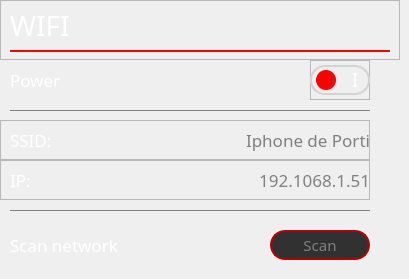
    <widget class="QWidget" name="page_wifi">
     <widget class="QFrame" name="p_wifi_title">
      <property name="geometry">
       <rect>
        <x>0</x>
        <y>0</y>
        <width>400</width>
        <height>60</height>
       </rect>
      </property>
      <property name="frameShape">
       <enum>QFrame::StyledPanel</enum>
      </property>
      <property name="frameShadow">
       <enum>QFrame::Raised</enum>
      </property>
      <widget class="QLabel" name="label_11">
       <property name="geometry">
        <rect>
         <x>10</x>
         <y>10</y>
         <width>380</width>
         <height>30</height>
        </rect>
       </property>
       <property name="font">
        <font>
         <family>Bahnschrift SemiLight</family>
         <pointsize>21</pointsize>
        </font>
       </property>
       <property name="styleSheet">
        <string notr="true">color:white;</string>
       </property>
       <property name="text">
        <string>WIFI</string>
       </property>
      </widget>
      <widget class="Line" name="line_2">
       <property name="geometry">
        <rect>
         <x>10</x>
         <y>50</y>
         <width>380</width>
         <height>2</height>
        </rect>
       </property>
       <property name="styleSheet">
        <string notr="true">background:red;
border:none;</string>
       </property>
       <property name="frameShadow">
        <enum>QFrame::Plain</enum>
       </property>
       <property name="orientation">
        <enum>Qt::Horizontal</enum>
       </property>
      </widget>
     </widget>
     <widget class="QFrame" name="p_wifi_power">
      <property name="geometry">
       <rect>
        <x>0</x>
        <y>60</y>
        <width>370</width>
        <height>40</height>
       </rect>
      </property>
      <property name="frameShape">
       <enum>QFrame::NoFrame</enum>
      </property>
      <property name="frameShadow">
       <enum>QFrame::Raised</enum>
      </property>
      <widget class="QLabel" name="label_2">
       <property name="geometry">
        <rect>
         <x>10</x>
         <y>5</y>
         <width>240</width>
         <height>30</height>
        </rect>
       </property>
       <property name="maximumSize">
        <size>
         <width>250</width>
         <height>16777215</height>
        </size>
       </property>
       <property name="font">
        <font>
         <family>Bahnschrift SemiLight</family>
         <pointsize>13</pointsize>
        </font>
       </property>
       <property name="styleSheet">
        <string notr="true">color:white;</string>
       </property>
       <property name="text">
        <string>Power</string>
       </property>
      </widget>
      <widget class="QFrame" name="frame_cb">
       <property name="geometry">
        <rect>
         <x>310</x>
         <y>0</y>
         <width>60</width>
         <height>40</height>
        </rect>
       </property>
       <property name="frameShape">
        <enum>QFrame::StyledPanel</enum>
       </property>
       <property name="frameShadow">
        <enum>QFrame::Raised</enum>
       </property>
       <widget class="QFrame" name="a_border_4">
        <property name="geometry">
         <rect>
          <x>0</x>
          <y>5</y>
          <width>60</width>
          <height>30</height>
         </rect>
        </property>
        <property name="styleSheet">
         <string notr="true">QFrame{
	border-radius:15px;
	border:2px solid gray; 
	border-color: rgb(211, 211, 211);
}
QLabel{
	border:none; 
	color:white;
	margin-bottom:1px;
}</string>
        </property>
        <property name="frameShape">
         <enum>QFrame::StyledPanel</enum>
        </property>
        <property name="frameShadow">
         <enum>QFrame::Raised</enum>
        </property>
        <widget class="QLabel" name="label_5">
         <property name="geometry">
          <rect>
           <x>0</x>
           <y>0</y>
           <width>30</width>
           <height>30</height>
          </rect>
         </property>
         <property name="font">
          <font>
           <family>Bahnschrift SemiBold</family>
           <pointsize>14</pointsize>
          </font>
         </property>
         <property name="text">
          <string>O</string>
         </property>
         <property name="alignment">
          <set>Qt::AlignCenter</set>
         </property>
        </widget>
        <widget class="QLabel" name="label_6">
         <property name="geometry">
          <rect>
           <x>30</x>
           <y>0</y>
           <width>30</width>
           <height>30</height>
          </rect>
         </property>
         <property name="font">
          <font>
           <family>Bahnschrift SemiBold</family>
           <pointsize>14</pointsize>
          </font>
         </property>
         <property name="text">
          <string>I</string>
         </property>
         <property name="alignment">
          <set>Qt::AlignCenter</set>
         </property>
        </widget>
       </widget>
       <widget class="QCheckBox" name="bearing_wifiPowerCheckbox">
        <property name="geometry">
         <rect>
          <x>0</x>
          <y>0</y>
          <width>120</width>
          <height>40</height>
         </rect>
        </property>
        <property name="styleSheet">
         <string notr="true">QCheckBox{
	background:none;
}
QCheckBox::indicator{
	height:20px;
	width:20px;
	border-radius:10px;

}
QCheckBox::indicator:unchecked{
	margin-left:6px;
	background-color: rgb(255, 0, 0);

}
QCheckBox::indicator:checked{
	margin-left:30px;
	background:rgb(54, 0, 0);

	
}</string>
        </property>
        <property name="text">
         <string/>
        </property>
       </widget>
      </widget>
     </widget>
     <widget class="QFrame" name="p_wifi_ip">
      <property name="geometry">
       <rect>
        <x>0</x>
        <y>160</y>
        <width>370</width>
        <height>40</height>
       </rect>
      </property>
      <property name="frameShape">
       <enum>QFrame::StyledPanel</enum>
      </property>
      <property name="frameShadow">
       <enum>QFrame::Raised</enum>
      </property>
      <widget class="QLabel" name="label_14">
       <property name="geometry">
        <rect>
         <x>10</x>
         <y>0</y>
         <width>190</width>
         <height>40</height>
        </rect>
       </property>
       <property name="font">
        <font>
         <family>Bahnschrift SemiLight</family>
         <pointsize>13</pointsize>
        </font>
       </property>
       <property name="styleSheet">
        <string notr="true">QLabel{
	color:white;
}</string>
       </property>
       <property name="text">
        <string>IP:</string>
       </property>
      </widget>
      <widget class="QLabel" name="bearing_wifiIpText">
       <property name="geometry">
        <rect>
         <x>190</x>
         <y>0</y>
         <width>180</width>
         <height>40</height>
        </rect>
       </property>
       <property name="font">
        <font>
         <family>Bahnschrift SemiLight</family>
         <pointsize>13</pointsize>
        </font>
       </property>
       <property name="styleSheet">
        <string notr="true">QLabel{
	color:gray;
}</string>
       </property>
       <property name="text">
        <string>192.1068.1.51</string>
       </property>
       <property name="alignment">
        <set>Qt::AlignRight|Qt::AlignTrailing|Qt::AlignVCenter</set>
       </property>
      </widget>
     </widget>
     <widget class="QFrame" name="p_wifi_ssid">
      <property name="geometry">
       <rect>
        <x>0</x>
        <y>120</y>
        <width>370</width>
        <height>40</height>
       </rect>
      </property>
      <property name="frameShape">
       <enum>QFrame::StyledPanel</enum>
      </property>
      <property name="frameShadow">
       <enum>QFrame::Raised</enum>
      </property>
      <widget class="QLabel" name="label_9">
       <property name="geometry">
        <rect>
         <x>10</x>
         <y>0</y>
         <width>190</width>
         <height>40</height>
        </rect>
       </property>
       <property name="font">
        <font>
         <family>Bahnschrift SemiLight</family>
         <pointsize>13</pointsize>
        </font>
       </property>
       <property name="styleSheet">
        <string notr="true">QLabel{
	color:white;
}</string>
       </property>
       <property name="text">
        <string>SSID:</string>
       </property>
      </widget>
      <widget class="QLabel" name="bearing_wifiSsidText">
       <property name="geometry">
        <rect>
         <x>190</x>
         <y>0</y>
         <width>180</width>
         <height>40</height>
        </rect>
       </property>
       <property name="font">
        <font>
         <family>Bahnschrift SemiLight</family>
         <pointsize>13</pointsize>
        </font>
       </property>
       <property name="styleSheet">
        <string notr="true">QLabel{
	color:gray;
}</string>
       </property>
       <property name="text">
        <string>Iphone de Porti</string>
       </property>
       <property name="alignment">
        <set>Qt::AlignRight|Qt::AlignTrailing|Qt::AlignVCenter</set>
       </property>
      </widget>
     </widget>
     <widget class="QFrame" name="p_wifi_scan">
      <property name="geometry">
       <rect>
        <x>0</x>
        <y>220</y>
        <width>370</width>
        <height>50</height>
       </rect>
      </property>
      <widget class="QLabel" name="label_7">
       <property name="geometry">
        <rect>
         <x>10</x>
         <y>0</y>
         <width>200</width>
         <height>50</height>
        </rect>
       </property>
       <property name="maximumSize">
        <size>
         <width>250</width>
         <height>16777215</height>
        </size>
       </property>
       <property name="font">
        <font>
         <family>Bahnschrift SemiLight</family>
         <pointsize>13</pointsize>
        </font>
       </property>
       <property name="styleSheet">
        <string notr="true">color:white;</string>
       </property>
       <property name="text">
        <string>Scan network</string>
       </property>
      </widget>
      <widget class="QPushButton" name="bearing_wifiScanButton">
       <property name="geometry">
        <rect>
         <x>270</x>
         <y>10</y>
         <width>100</width>
         <height>30</height>
        </rect>
       </property>
       <property name="font">
        <font>
         <family>Bahnschrift SemiLight</family>
         <pointsize>11</pointsize>
         <weight>50</weight>
         <bold>false</bold>
        </font>
       </property>
       <property name="styleSheet">
        <string notr="true">QPushButton{
	
	background-color: rgb(49, 49, 49);
	border: 2px solid rgb(181, 0, 0);
	border-radius:15px;
	color:gray;
}
QPushButton:pressed{
	
	
	background-color: rgb(188, 0, 0);
	color:white;
}</string>
       </property>
       <property name="text">
        <string>Scan</string>
       </property>
      </widget>
     </widget>
     <widget class="QFrame" name="p_wifi_separator">
      <property name="geometry">
       <rect>
        <x>0</x>
        <y>100</y>
        <width>370</width>
        <height>20</height>
       </rect>
      </property>
      <widget class="Line" name="line">
       <property name="geometry">
        <rect>
         <x>10</x>
         <y>10</y>
         <width>360</width>
         <height>1</height>
        </rect>
       </property>
       <property name="styleSheet">
        <string notr="true">border:none;
background:gray;</string>
       </property>
       <property name="frameShadow">
        <enum>QFrame::Plain</enum>
       </property>
       <property name="orientation">
        <enum>Qt::Horizontal</enum>
       </property>
      </widget>
     </widget>
     <widget class="QFrame" name="p_wifi_separator_2">
      <property name="geometry">
       <rect>
        <x>0</x>
        <y>200</y>
        <width>370</width>
        <height>20</height>
       </rect>
      </property>
      <widget class="Line" name="line_5">
       <property name="geometry">
        <rect>
         <x>10</x>
         <y>10</y>
         <width>360</width>
         <height>1</height>
        </rect>
       </property>
       <property name="styleSheet">
        <string notr="true">border:none;
background:gray;</string>
       </property>
       <property name="frameShadow">
        <enum>QFrame::Plain</enum>
       </property>
       <property name="orientation">
        <enum>Qt::Horizontal</enum>
       </property>
      </widget>
     </widget>
    </widget>
